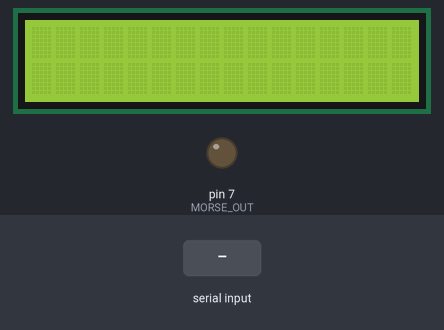
A sketch run on a simulated Arduino Uno, built with avr-gcc and run on an emulated ATmega328P. Parts: 16×2 character LCD, output pins drawn as LEDs (lit = HIGH). Inputs (shaded band) come from the test bench. What the sketch prints to the serial monitor is not drawn.

Above: at 1.2 s.
1.3 s: "A" received over Serial
At 1.98 s:
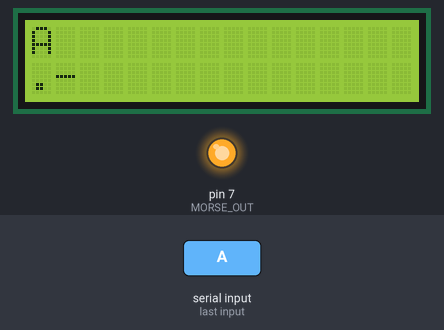
3.7 s: "B" received over Serial
At 3.96 s:
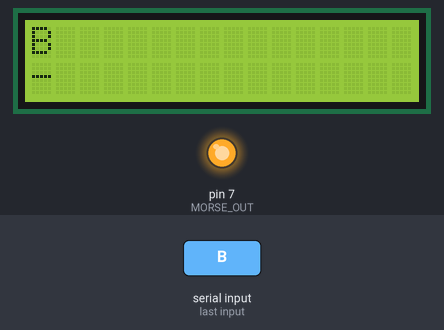
5.8 s: "C" received over Serial
At 6.17 s:
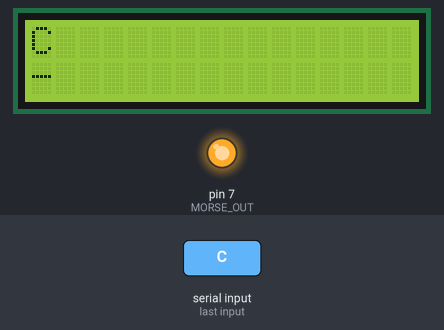
8.0 s: "D" received over Serial
At 8.85 s:
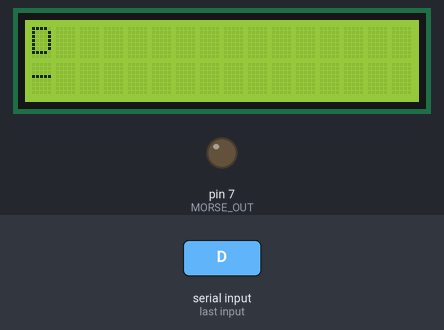
10.6 s: "E" received over Serial
At 10.95 s:
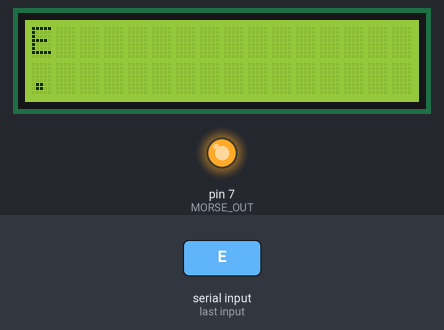
12.6 s: "F" received over Serial
At 13.3 s:
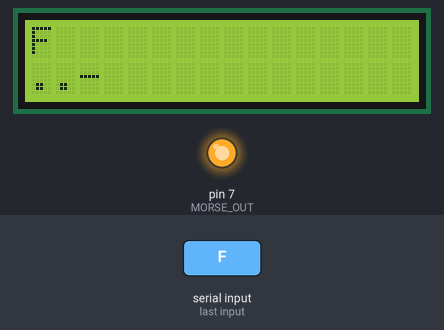
Timing chart, 0 to 15.5 s (numbered marks = the images above; inputs shaded):
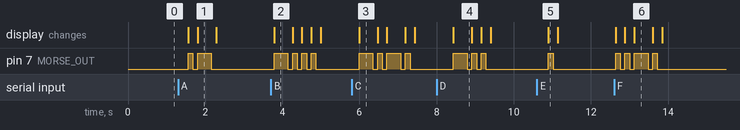

Measured:
- after the input at 1.3 s, pin 7 (MORSE_OUT): LOW → HIGH after 0.26 s, → LOW 0.12 s later, → HIGH 0.12 s later, → LOW 0.36 s later; the display: first changes after 0.26 s (image 1 shows a later state)
- after the input at 3.7 s, pin 7 (MORSE_OUT): LOW → HIGH after 0.09 s, then repeats every 0.24 s: LOW 0.12 s, HIGH 0.12 s, until it stays LOW from 4.9 s; the display: changes after 0.09 s (image 2)
- after the input at 5.8 s, pin 7 (MORSE_OUT): LOW → HIGH after 0.19 s, → LOW 0.36 s later, → HIGH 0.12 s later, → LOW 0.12 s later, … (8 changes in this stretch); the display: changes after 0.19 s (image 3)
- after the input at 8.0 s, pin 7 (MORSE_OUT): LOW → HIGH after 0.43 s, then repeats every 0.24 s: LOW 0.12 s, HIGH 0.12 s, until it stays LOW from 9.3 s; the display: changes after 0.43 s (image 4)
- after the input at 10.6 s, pin 7 (MORSE_OUT): LOW → HIGH after 0.30 s, → LOW 0.12 s later; the display: changes after 0.30 s (image 5)
- after the input at 12.6 s, pin 7 (MORSE_OUT): LOW → HIGH at once, → LOW 0.12 s later, → HIGH 0.12 s later, → LOW 0.12 s later, … (8 changes in this stretch); the display: first changes at once (image 6 shows a later state)
- what the display in image 1 shows lasts 0.5 s, from 1.8 s to 2.3 s

The sketch:

MorseCodeTranslator.ino
```cpp
/*
  Código de exemplo para o desenvolvimento do 1º Projeto da Apostila de
  Introdução à Internet das Coisas (IoT) usando Arduino e Intel Galileo

  Mais informações e material completo em:
  http://iot.dc.ufscar.br/

  Departmanto de Computação
  UFSCar - São Carlos

  01/05/2015: Primeira versão - Antonio Carlos (falcaopetri@gmail.com)
  03/05/2015: Removido a codificação de números e caracteres especiais - Antonio Carlos
  17/09/2015: Modificado para funcionar com display de LCD e módulo bluetooth HC-05 - Juliana Karoline
*/

#include <LiquidCrystal.h>

#define MORSE_OUT 7

#define DOT   120
#define DASH   3*DOT

LiquidCrystal lcd(12, 11, 5, 4, 3, 2);

void setup() {
  Serial.begin(9600); // Comunicação Serial
  lcd.begin(16,2);
  pinMode(MORSE_OUT, OUTPUT);
}

void loop() {

  if (Serial.available()) {
    char leitura = Serial.read();    // Pega um caracter da serial por vez
    imprimirMorse(leitura);
    lcd.clear();
  }
  delay(500);
}

int posC = 0;
int posM = 0;

void imprimirMorse (char c) {
  c = toupper(c);
  String morse = getMorseCode(c);

  Serial.print(c);
 // lcd.setCursor(posC, 0);
  lcd.setCursor(0, 0);
  posC++;
  lcd.print(c);
  if (posC > 15) {
    posC = 0;
    lcd.setCursor(posC, 0);
    lcd.print("                ");
  }

  for (int i = 0; i < morse.length(); ++i) {
    lcd.setCursor(posM, 1);
    posM++;
    lcd.print(morse[i]);
    Serial.print(morse[i]);
    if (morse[i] == '.')
      dot();
    else if (morse[i] == '-')
      dash();
    else if (morse[i] == ' ')
      silencio();
    if (posM > 15) {
      posM = 0;
      lcd.setCursor(posM, 1);
      lcd.print("                ");
    }
    Serial.println();
  }
  posM = 0;
}

String getMorseCode (char c) {
  switch (c) {
  case 'A':
    return ".-";
  case 'B':
    return "-...";
  case 'C':
    return "-.-.";
  case 'D':
    return "-..";
  case 'E':
    return ".";
  case 'F':
    return "..-.";
  case 'G':
    return "--.";
  case 'H':
    return "....";
  case 'I':
    return "..";
  case 'J':
    return ".---";
  case 'K':
    return "-.-";
  case 'L':
    return ".-..";
  case 'M':
    return "--";
  case 'N':
    return "-.";
  case 'O':
    return "---";
  case 'P':
    return ".--.";
  case 'Q':
    return "--.-";
  case 'R':
    return ".-.";
  case 'S':
    return "...";
  case 'T':
    return "-";
  case 'U':
    return "..-";
  case 'V':
    return "...-";
  case 'W':
    return ".--";
  case 'X':
    return "-..-";
  case 'Y':
    return "-.--";
  case 'Z':
    return "--..";
  case ' ':
    return "     "; // Espaço, 7 unidades de silêncio
  default:
    return "     ";
  }
}

void silencio() {
  delay(DOT);
}

void dot() {
  digitalWrite(MORSE_OUT, HIGH);
  delay(DOT);
  digitalWrite(MORSE_OUT, LOW);
  silencio();
}

void dash() {
  digitalWrite(MORSE_OUT, HIGH);
  delay(DASH);
  digitalWrite(MORSE_OUT, LOW);
  silencio();
}
```
